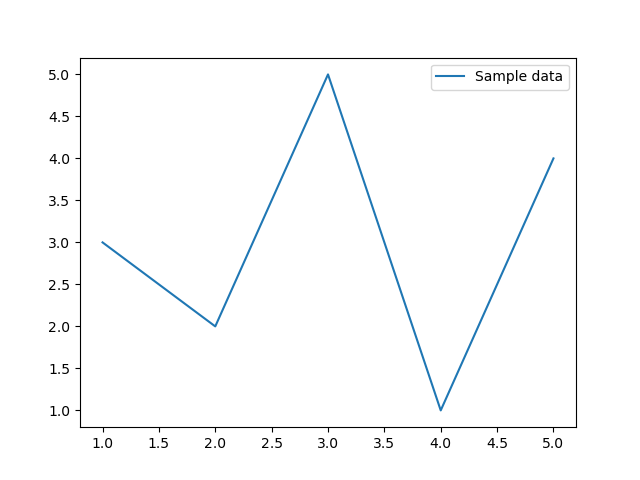

This chart was generated by the following Python code:
#!/usr/pkg/bin/python3.9

#
# Time-stamp: <2022/10/02 23:36:26 (CST) daisuke>
#

# importing matplotlib module
import matplotlib.pyplot

# data to be plotted
data_x = [1.0, 2.0, 3.0, 4.0, 5.0]
data_y = [3.0, 2.0, 5.0, 1.0, 4.0]

# output file name
file_output = 'ai202209_s04_02.png'

#
# for making a plot using object-oriented interface,
# we first construct "fig" and "axes" objects,
# and then use methods for these "fig" and "axes".
#

# making a fig and an axes objects using matplot.pyplot.subplots function
fig, ax = matplotlib.pyplot.subplots ()

# making a plot using object-oriented interface
ax.plot (data_x, data_y, label='Sample data')

# adding legend to the plot
ax.legend ()

# saving a plot as a file
fig.savefig (file_output)
